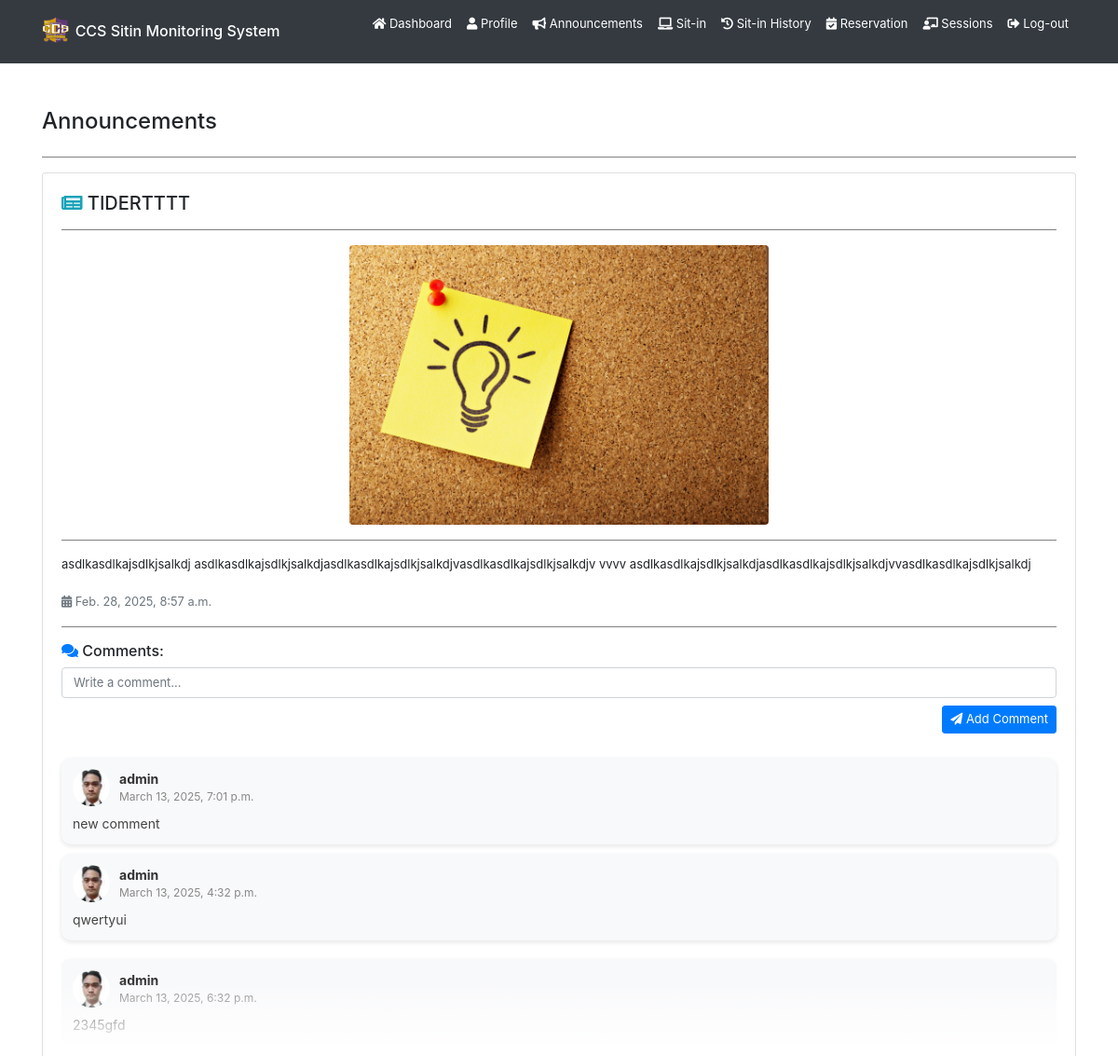
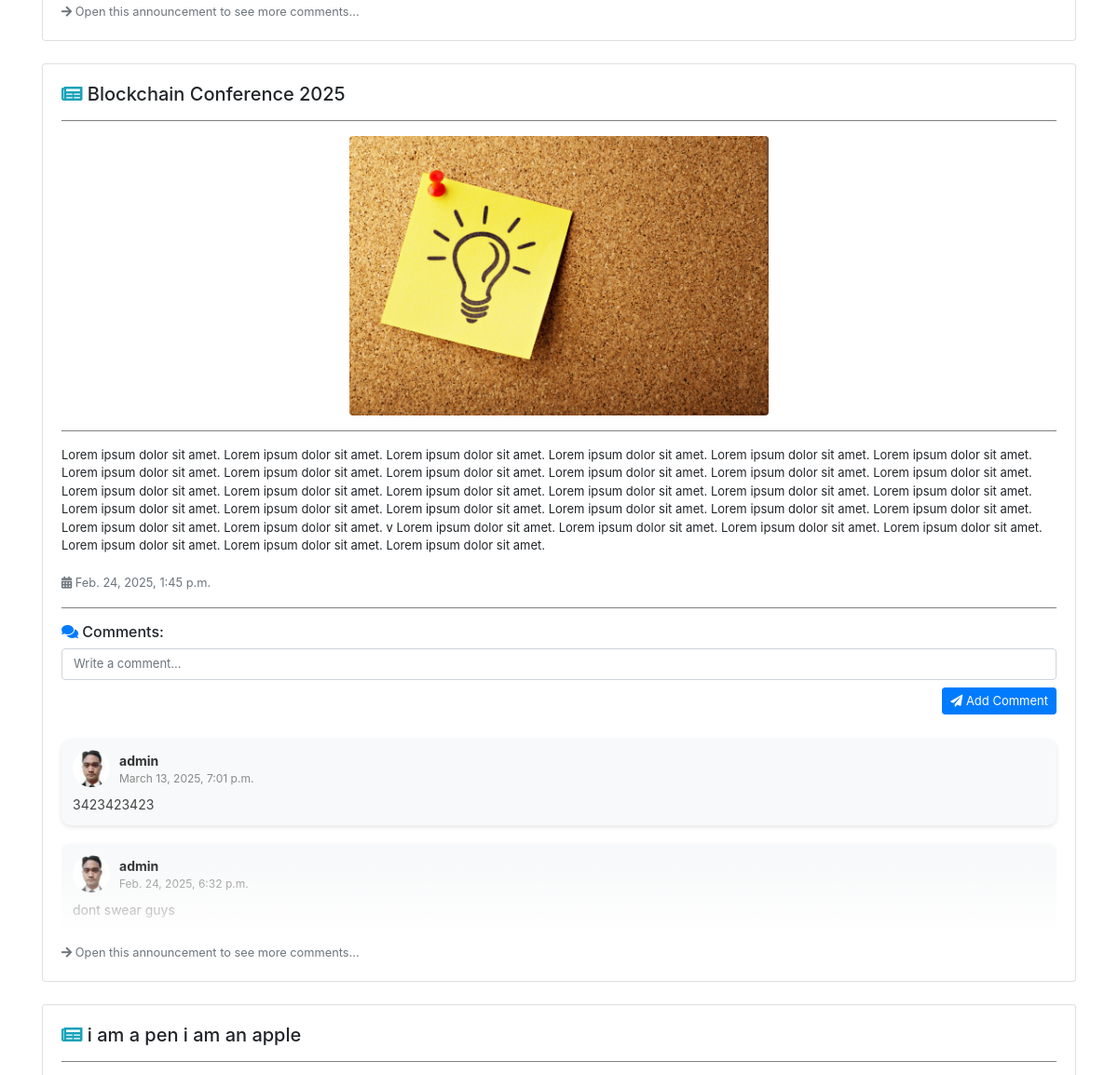
The page /announcements/ (signed in, upper part) on the database as committed earlier (2 pictures, top to bottom).
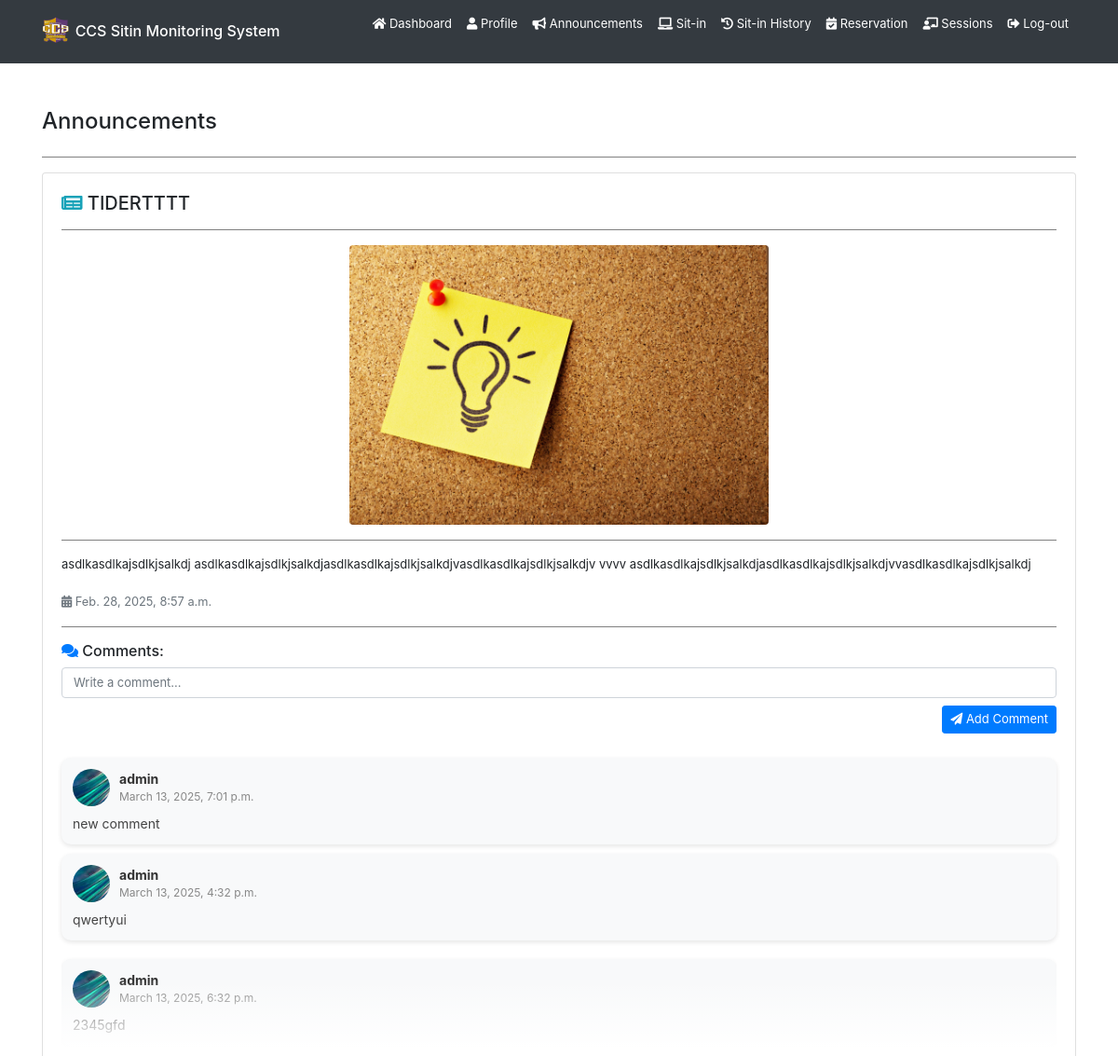
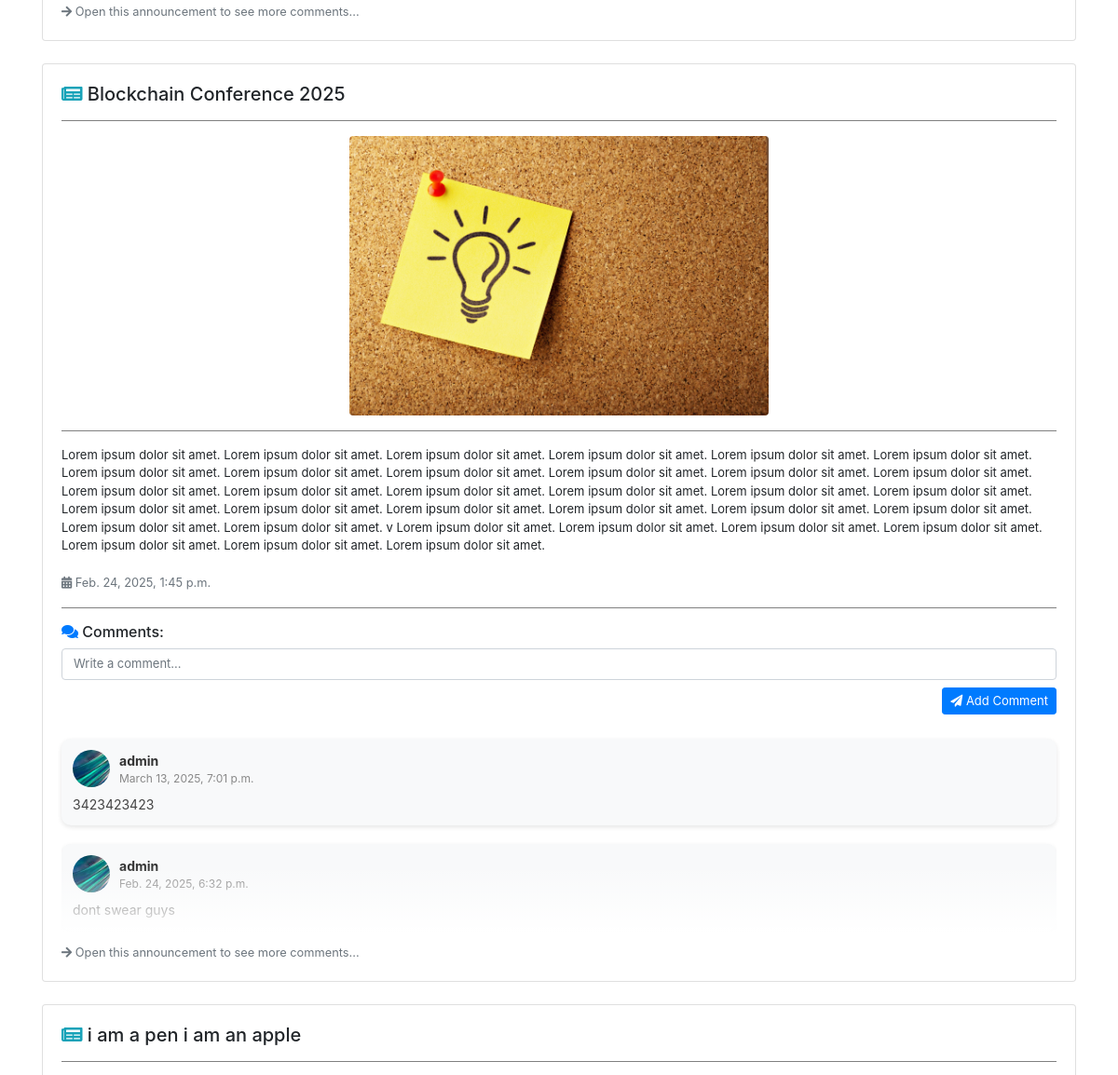
The same page on the database as committed later (2 pictures, top to bottom).
### backend/models.py (models this page shows, shortened)
class AnnouncementComment(models.Model):
    comment = models.TextField(blank=True, null=True)
    date = models.DateTimeField(auto_now_add=True)
    updated_at = models.DateTimeField(auto_now=True)
    announcement = models.ForeignKey(Announcement, on_delete=models.CASCADE)
    user = models.ForeignKey(User, on_delete=models.CASCADE)

class Registration(models.Model):
    idno = models.IntegerField(primary_key=True)
    lastname = models.CharField(max_length=80, null=True, blank=True)
    firstname = models.CharField(max_length=80, null=True, blank=True)
    middlename = models.CharField(max_length=80, null=True, blank=True)
    course = models.CharField(max_length=80, choices=COURSE_CHOICES, null=True, blank=True)
    level = models.IntegerField(null=True, choices=LEVEL_CHOICES, blank=True)
    email = models.EmailField(max_length=80, null=True, blank=True)
    address = models.CharField(max_length=255, null=True, blank=True)
    sessions = models.IntegerField(default=30, null=True, blank=True)
    profilepicture_og = models.ImageField(upload_to="profiles/", default="profiles/default.jpg", blank=True, null=True)
    profilepicture_lg = models.ImageField(upload_to="profiles/", default="profiles/default_lg.jpg", blank=True, null=True)
    profilepicture_md = models.ImageField(upload_to="profiles/", default="profiles/default_md.jpg", blank=True, null=True)
    profilepicture_sm = models.ImageField(upload_to="profiles/", default="profiles/default_sm.jpg", blank=True, null=True)
    profiledescription = models.TextField(blank=True, null=True)
    username = models.OneToOneField(User, on_delete=models.CASCADE)

### backend/views.py (the view)
# urls.py: path('announcements/', views.announcements, name='user-announcements'),
@login_required
def announcements(request):
    if request.user.is_authenticated:
        announcements = Announcement.objects.all().order_by('-updated_at')
        announcementcomments = {}
        for announcement in announcements:
            comment = list(AnnouncementComment.objects.filter(announcement=announcement).order_by('-updated_at')[:5])
            announcementcomments[announcement.id] = comment
        paginator = Paginator(announcements, 3)
        page_number = request.GET.get('page')
        page_obj = paginator.get_page(page_number)
        try:
            register = Registration.objects.get(username=request.user)
        except Registration.DoesNotExist:
            register = request.user
        return render(request, 'backend/pages/announcements.html', context={'announcements': page_obj, 'announcementcomments': announcementcomments, 'register': register} )
    return redirect('/')

### backend/templatetags/custom_filters.py (called while the page is built)
@register.filter
def get_item(dictionary, key):
    return dictionary.get(key, [])

### backend/templates/backend/pages/announcements.html (shortened to what this page needs)
{% extends 'backend/base.html' %}
{% load static %}
{% load custom_filters %}
{% block content %}
<div class="container mt-5">
    <div class="d-flex align-items-center mb-4">
        <h4 class="m-0">Announcements</h4>
    </div>
    <hr>
    {% for announcement in announcements %}
    <div id="announcement-body" class="card mb-4 announcement-card shadow-sm">
        <div class="card-body">
            <h5 class="announcement-title">
                <i class="fas fa-newspaper text-info"></i> {{ announcement.title }}
            </h5>
            <hr>
            {% if announcement.image %}
            <div class="text-center">
                <img src="{{ announcement.image.url }}" alt="Announcement Image" class="img-fluid rounded" style="max-height: 300px; object-fit: cover;">
            </div>
            <hr>
            {% endif %}
            <p>{{ announcement.content }}</p>
            <small class="text-muted">
                <i class="fas fa-calendar-alt"></i> {{ announcement.date }}
            </small>
            <hr>
            <div>
                <h6><i class="fas fa-comments text-primary"></i> Comments:</h6>
                <form id="comment-form-{{ announcement.id }}">
                    <div class="form-group">
                        <textarea class="form-control comment-box" rows="1" placeholder="Write a comment..." style="resize: none; overflow-y: hidden;"
                        oninput="this.style.height = ''; this.style.height = this.scrollHeight + 'px'"
                        required></textarea>
                        <button type="button"
                            onclick="PostComment(this.parentElement.parentElement, '{{ announcement.id }}', '{{ csrf_token }}')"
                            class="btn btn-sm btn-primary float-right mt-2">
                            <i class="fas fa-paper-plane"></i> Add Comment
                        </button>
                    </div>
                </form>
                {% with announcement.announcementcomment_set.all as related_comments %}
                {% if related_comments %}
                    {% for comment in announcementcomments|get_item:announcement.id %}
                    {% if forloop.last %}
                    <div class="fade-wrapper">
                    {% endif %}
                        <div class="comment-card">
                            <div class="comment-header">
                                <img src="{{ comment.user.registration.profilepicture_sm.url }}" alt="Profile Picture"
                                    class="comment-pic">
                                <div class="comment-user-info">
                                    <strong>{{ comment.user.username }}</strong>
                                    <span class="comment-date">{{ comment.date }}</span>
                                </div>
                            </div>
                            <div class="comment-body">
                                <p>{{ comment.comment }}</p>
                            </div>
                        </div>
                    {% if forloop.last %}
                    </div>
                    {% endif %}
                    {% endfor %}
                    <a href="{% url 'user-announcement' announcement.id %}" class="small text-muted">
                        <i class="fas fa-arrow-right"></i> Open this announcement to see more comments...
                    </a>
                {% else %}
                <p class="text-muted"><i class="fas fa-info-circle"></i> No comments yet.</p>
                {% endif %}
                {% endwith %}
            </div>
        </div>
    </div>
    {% empty %}
    <div class="card p-3 shadow-sm">
        <h5 class="text-muted"><i class="fas fa-exclamation-circle"></i> No announcements available.</h5>
    </div>
    {% endfor %}
</div>
{% endblock %}

Rows that differ between the two databases and show on the page:
changed through a linked row, AnnouncementComment "new comment": user.registration.profilepicture_sm: a different picture
changed through a linked row, AnnouncementComment "qwertyui": user.registration.profilepicture_sm: a different picture
changed through a linked row, AnnouncementComment "2345gfd": user.registration.profilepicture_sm: a different picture
changed through a linked row, AnnouncementComment (number 4 of 5 on the later page): user.registration.profilepicture_sm: a different picture
changed through a linked row, AnnouncementComment "dont swear guys": user.registration.profilepicture_sm: a different picture
